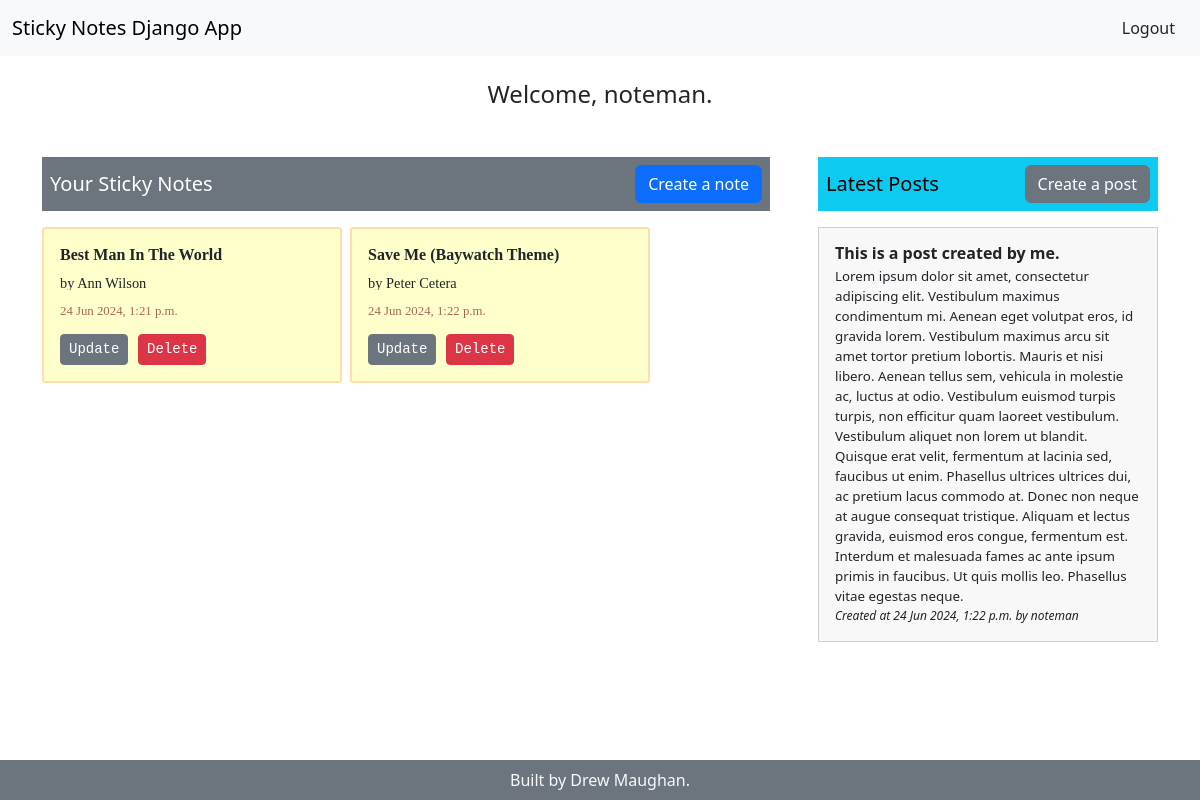
The app's page / (signed in) with its own data.
### notes_app/models.py (models this page shows)
class StickyNote(models.Model):
    title = models.CharField(max_length=80)
    content = models.TextField()
    owner = models.ForeignKey(settings.AUTH_USER_MODEL,
                              on_delete=models.SET_NULL,
                              null=True,
                              blank=True)
    created_at = models.DateTimeField(auto_now_add=True)
    updated_at = models.DateTimeField(auto_now_add=True)

class Post(models.Model):
    title = models.CharField(max_length=255)
    content = models.TextField()
    created_at = models.DateTimeField(auto_now_add=True)
    author = models.ForeignKey(settings.AUTH_USER_MODEL,
                               on_delete=models.CASCADE,
                               null=True,
                               blank=True)

### notes_app/views.py (the view)
# urls.py: path('', home_view, name='home'),
@login_required
def home_view(request):
    user = request.user
    context = {
        'username': user.username,
        'notes': StickyNote.objects.filter(owner=user),
        'posts': Post.objects.all(),
    }
    return render(request, 'home.html', context)

### notes_app/templates/home.html (shortened to what this page needs)
{% extends 'base.html' %}
{% block content %}
<h1 class="text-center fs-4 mt-2 mb-5">
    Welcome, {{ user }}.
</h1>
<div class="row g-5">
    <div class="col-lg-8">
        <div class="text-bg-secondary p-2 d-flex justify-content-between align-items-center gap-2 mb-3">
            <h2 class="fs-5 m-0">Your Sticky Notes</h2>
            <a class="btn btn-primary" href="{% url 'create_note' %}">Create a note</a>
        </div>
        {% if notes.count %}
        <ul class="d-flex flex-wrap list-unstyled gap-2">
            {% for note in notes %}
            <li class="sticky-note">
                {% include 'sticky_note.html' with note=note %}
            </li>
            {% endfor %}
        </ul>
        {% else %}
        <p class="p-5 text-center text-secondary">
            <em>There are no sticky notes.</em>
        </p>
        {% endif %}
    </div>
    <div class="col-lg-4">
        <div class="text-bg-info p-2 d-flex justify-content-between align-items-center gap-2 mb-3">
            <h2 class="fs-5 m-0">Latest Posts</h2>
            <a class="btn btn-secondary" href="{% url 'create_post' %}">Create a post</a>
        </div>
        {% if posts.count %}
        <ul class="list-unstyled gap-2">
            {% for post in posts %}
            <li class="post">
                <h3 class="title">{{ post.title }}</h3>
                <p class="content">{{ post.content }}</p>
                <p class="timestamp">Created at {{ post.created_at }} by {{ post.author }}</p>
            </li>
            {% endfor %}
        </ul>
        {% else %}
        <p class="p-5 text-center text-secondary">
            <em>There are no posts.</em>
        </p>
        {% endif %}
    </div>
</div>
{% endblock %}

### notes_app/templates/base.html (shortened to what this page needs)
{% load static %}
<!DOCTYPE html>
<html lang="en">
  <head>
    <link
      href="https://cdn.jsdelivr.net/npm/bootstrap@5.3.3/dist/css/bootstrap.min.css"
      rel="stylesheet"
    />
    <link href="/static/notes.css" rel="stylesheet">
  </head>
  <body class="d-flex flex-column">
<nav class="navbar navbar-expand-lg navbar-light bg-light">
    <div class="container-fluid">
        <a class="navbar-brand" href="#">
            {% block header %}Sticky Notes Django App{% endblock %}
        </a>
        <div class="collapse navbar-collapse" id="navbarSupportedContent">
            {% if request.user.is_authenticated %}
            <form id="logout-form" class="ms-auto" method="post" action="{% url 'logout' %}">
                <button type="submit" class="btn btn-default">Logout</button>
            </form>
            {% endif %}
        </div>
        </div>
</nav>
    <main class="container py-3 flex-grow-1">{% block content %}{% endblock %}</main>
    <footer class="bg-secondary text-light text-center fs-6 p-2">
        <div class="container">
            Built by Drew Maughan.
        </div>
    </footer>
  </body>
</html>

### notes_app/templates/sticky_note.html
<h3 class="title">{{ note.title }}</h3>
<span class="content">{{ note.content }}</span>
<span class="date">{{ note.updated_at }}</span>
<div class="buttons">
    <a href="{% url 'update_note' note_id=note.pk %}" class="btn btn-secondary btn-sm">Update</a>
    <a href="{% url 'delete_note' note_id=note.pk %}" class="btn btn-danger btn-sm">Delete</a>
</div>

### notes_app/static/notes.css (style rules this page uses)
html, body { height: 100%; }
.sticky-note { background-color: #FFC; border: 2px solid #FDA; border-radius: 0.2rem; display: flex; flex-direction: column; font-family: cursive; max-width: 300px; max-height: 300px; padding: 1em; width: 30em; }
.sticky-note .title { font-size: 1rem; font-weight: bold; margin: 0 0 0.25rem; }
.sticky-note .content { display: block; flex-grow: 1; font-size: 0.9rem; line-height: 1; margin: 0.5rem 0; overflow: hidden; }
.sticky-note .date { color: #A65; display: block; font-size: 0.8rem; margin: 0.25rem 0; }
.sticky-note .buttons { font-family: monospace; margin-top: 0.5rem; }
.post { background: #F8F8F8; border: 1px solid #CCC; display: block font-size: 1rem; padding: 1rem; }
.post .title { font-size: 1rem; font-weight: bold; margin: 0 0 0.25rem; }
.post .content { font-size: smaller; margin: 0; }
.post .timestamp { font-style: italic; font-size: 0.75rem; margin: 0; }

### records on screen
StickyNote: title "Best Man In The World", content "by Ann Wilson", updated_at "24 Jun 2024, 1:21 p.m."
StickyNote: title "Save Me (Baywatch Theme)", content "by Peter Cetera", updated_at "24 Jun 2024, 1:22 p.m."
Post: title "This is a post created by me.", content "Lorem ipsum dolor sit amet, consectetur adipiscing elit. Vestibulum maximus condimentum mi. Aenean eget volutpat eros, id gravida lorem. Vestibulum maximus arcu sit amet tortor pretium lobortis. Mauris et nisi libero. Aenean tellus sem, vehicula in molestie ac, luctus at odio. Vestibulum euismod turpis turpis, non efficitur quam laoreet vestibulum. Vestibulum aliquet non lorem ut blandit. Quisque erat velit, fermentum at lacinia sed, faucibus ut enim. Phasellus ultrices ultrices dui, ac pretium lacus commodo at. Donec non neque at augue consequat tristique. Aliquam et lectus gravida, euismod eros congue, fermentum est. Interdum et malesuada fames ac ante ipsum primis in faucibus. Ut quis…", created_at "24 Jun 2024, 1:22 p.m.", author "noteman"

### other values on screen
{{ user }} "noteman"
